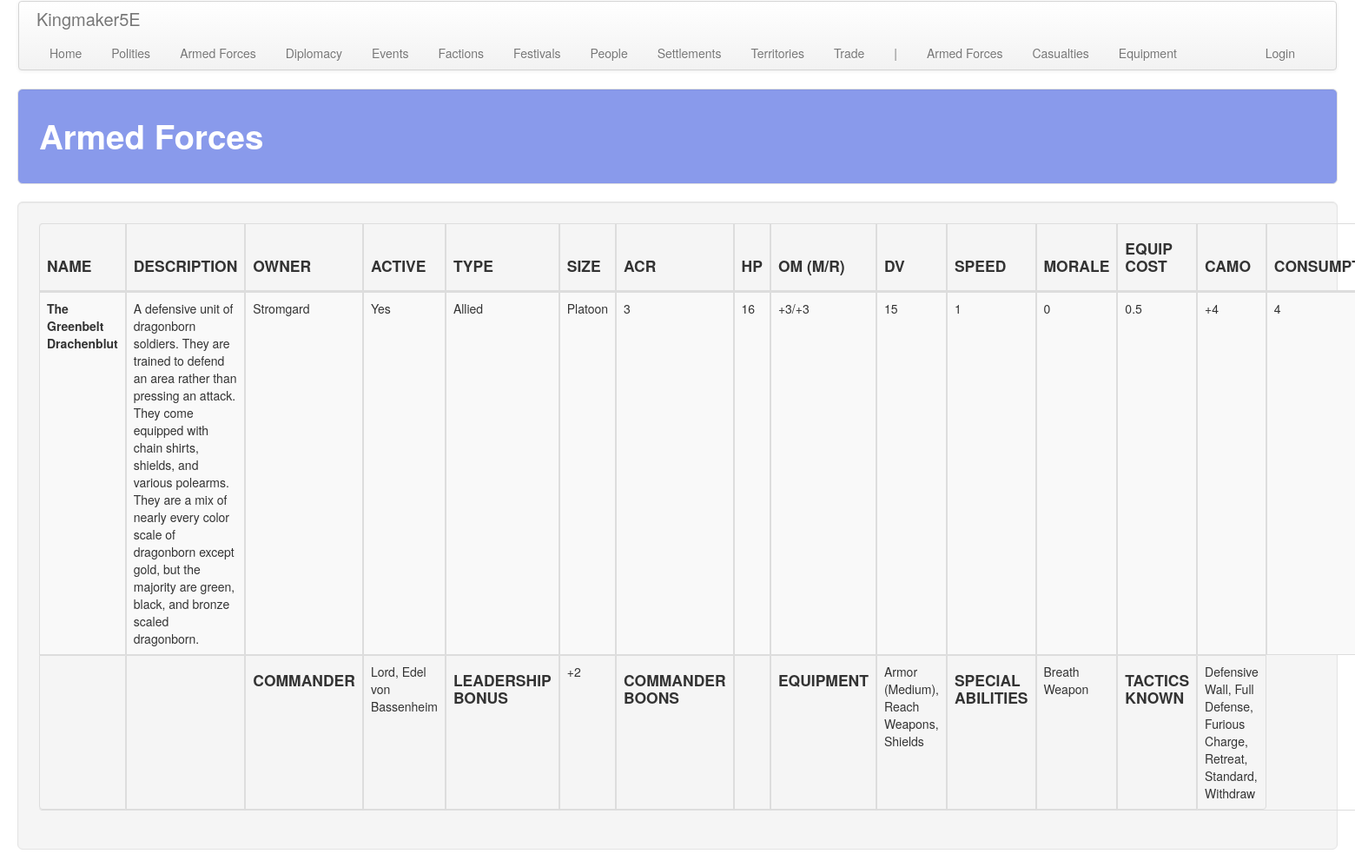
Page /armed_forces/ on the committed database.
### armed_forces/models.py (models this page shows, shortened)
class ArmedForce(models.Model):
    polity = models.ForeignKey(
        'polity.Polity', on_delete=models.CASCADE,
        related_name='armed_force', related_query_name='armed_force'
    )
    active = models.BooleanField(default=True)
    name = models.CharField(max_length=default_max_length)
    desc = models.TextField(blank=True, default='')
    morale = models.IntegerField(default=0)
    speed = models.IntegerField(default=1)
    hit_die = models.IntegerField(default=10)
    type = models.ForeignKey(
        SoldierType, on_delete=models.CASCADE, default=1,
        related_name='armed_force', related_query_name='armed_force',
    )
    size = models.ForeignKey(
        UnitType, on_delete=models.CASCADE, default=1,
        related_name='armed_force', related_query_name='armed_force',
    )
    commander = models.ForeignKey(
        'people.Person', on_delete=models.CASCADE, default=None, null=True, blank=True,
        related_name='armed_force', related_query_name='armed_force',
    )
    equipment = models.ManyToManyField(
        Equipment, related_name='armed_force', related_query_name='armed_force', blank=True,
    )
    special_abilities = models.ManyToManyField(
        SpecialAbility, related_name='armed_force', related_query_name='armed_force', blank=True,
    )
    tactics_known = models.ManyToManyField(
        Tactic, related_name='armed_force', related_query_name='armed_force', blank=True, default=20,
    )
    custom_cr = models.FloatField(null=True, blank=True)
    mount_cr = models.FloatField(null=True, blank=True)

class SoldierType(models.Model):
    name = models.CharField(max_length=default_max_length)
    default_cr = models.FloatField(default=1)
    def __str__(self):
        return self.name

class UnitType(models.Model):
    name = models.CharField(max_length=default_max_length)
    num_soldiers = models.IntegerField(default=1)
    acr_mod = models.IntegerField(default=0)
    equip_cost_mult = models.FloatField(default=1)
    camo_mod = models.IntegerField(default=0)
    def __str__(self):
        return self.name

class SpecialAbility(models.Model):
    name = models.CharField(max_length=default_max_length)
    desc = models.TextField(blank=True)

### polity/models.py (models this page shows, shortened)
class Polity(models.Model):
    name = models.CharField(max_length=default_max_length)
    government = models.ForeignKey(
        Government, on_delete=models.CASCADE,
        related_name='polity', related_query_name='polity')
    alignment_lc = models.ForeignKey(
        AlignmentLC, on_delete=models.CASCADE,
        related_name='polity', related_query_name='polity')
    alignment_ge = models.ForeignKey(
        AlignmentGE, on_delete=models.CASCADE,
        related_name='polity', related_query_name='polity')
    treasury = models.IntegerField(default=0)
    unrest = models.IntegerField(default=0)
    fame = models.IntegerField(default=0)
    infamy = models.IntegerField(default=0)
    desc = models.TextField(default="", blank=True)
    tax_edict = models.ForeignKey(
        'core.TaxEdict', on_delete=models.CASCADE,
        related_name='polity', related_query_name='polity')
    promotion_edict = models.ForeignKey(
        'core.PromotionEdict', on_delete=models.CASCADE,
        related_name='polity', related_query_name='polity')
    holiday_edict = models.ForeignKey(
        'core.HolidayEdict', on_delete=models.CASCADE,
        related_name='polity', related_query_name='polity')
    recruitment_edict = models.ForeignKey(
        'core.RecruitmentEdict', on_delete=models.CASCADE,
        related_name='polity', related_query_name='polity')
    ruler_attribute_1 = models.ForeignKey(
        Attribute, on_delete=models.CASCADE, null=True, blank=True,
        related_name='polity_ruler_1', related_query_name='polity_ruler_1')
    ruler_attribute_2 = models.ForeignKey(
        Attribute, on_delete=models.CASCADE, null=True, blank=True,
        related_name='polity_ruler_2', related_query_name='polity_ruler_2')
    ruler_attribute_3 = models.ForeignKey(
        Attribute, on_delete=models.CASCADE, null=True, blank=True,
        related_name='polity_ruler_3', related_query_name='polity_ruler_3')
    spymaster_attribute = models.ForeignKey(
        Attribute, on_delete=models.CASCADE, null=True, blank=True,
        related_name='polity_spymaster', related_query_name='polity_spymaster')

### people/models.py (models this page shows, shortened)
class Person(models.Model):
    first_name = models.CharField(max_length=default_max_length)
    middle_name = models.CharField(max_length=default_max_length, blank=True)
    last_name = models.CharField(max_length=default_max_length, blank=True)
    gender = models.ForeignKey(
        Gender, on_delete=models.CASCADE, related_name='person', related_query_name='person')
    noble_rank = models.ForeignKey(
        NobleRank, on_delete=models.CASCADE, related_name='person', related_query_name='person',
        blank=True, null=True
    )
    awards = models.ManyToManyField(
        Award, blank=True,
        related_name='person', related_query_name='person',
    )
    hit_dice = models.IntegerField(default=1)
    str = models.IntegerField(default=10)
    dex = models.IntegerField(default=10)
    con = models.IntegerField(default=10)
    int = models.IntegerField(default=10)
    wis = models.IntegerField(default=10)
    cha = models.IntegerField(default=10)
    notes = models.TextField(blank=True)
    polity = models.ForeignKey(
        'polity.Polity', on_delete=models.CASCADE,
        related_name='person', related_query_name='person'
    )
    leadership_role = models.ForeignKey(
        LeadershipRole, on_delete=models.CASCADE, blank=True, null=True,
        related_name='person', related_query_name='person'
    )
    boons = models.ManyToManyField(
        'armed_forces.Boon', blank=True,
        related_name='person', related_query_name='person',
    )

class NobleRank(models.Model):
    rank = models.CharField(max_length=default_max_length)
    male_title = models.CharField(max_length=default_max_length)
    female_title = models.CharField(max_length=default_max_length)
    male_honorific = models.CharField(max_length=default_max_length)
    female_honorific = models.CharField(max_length=default_max_length)
    desc = models.TextField(blank=True)

### armed_forces/views.py (the view)
# urls.py: path('', views.armed_forces, name='armed_forces'),
def armed_forces(request):
    obj_plural_s = a_plural
    obj_plural = a_plural.replace(' ', '_')
    items = a_obj.objects.order_by('polity__name', 'name')
    for armed_force in items:
        get_armed_force_details(armed_force)
    return render(
        request, '%s/%s.html' % (app_name, obj_plural),
        {'title': obj_plural_s.title(), obj_plural: items}
    )

### common/military.py (called while the page is built)
def determine_acr(cr, acr_mod):
    steps = acr_mod
    acr = cr
    while steps != 0:
        if steps > 0 and acr >= 1:
            acr += steps
            break
        elif steps < 0 and ((acr + steps) >= 1):
            acr += steps
            break
        elif steps > 0 and acr < 1:
            steps -= 1
            acr = acr * 2
        elif steps < 0 and ((acr - 1) >= 1):
            steps += 1
            acr -= 1
        elif steps < 0 and acr > 0.125:
            steps += 1
            acr = acr/2
        elif steps == 0:
            break
        else:
            acr = 0
            break
    return acr

def get_equipment_details(equipment):
    reqs = []
    for requirement in equipment.requirements.all():
        reqs.append(requirement.name)
    equipment.requirements_string = ', '.join(reqs)
    equipment.om_melee_mod_string = get_signed_number(equipment.om_melee_mod + equipment.om_mod)['s']
    equipment.om_ranged_mod_string = get_signed_number(equipment.om_ranged_mod + equipment.om_mod)['s']
    equipment.om_mod_string = "%s/%s" % (equipment.om_melee_mod_string, equipment.om_ranged_mod_string)
    equipment.dv_mod_string = get_signed_number(equipment.dv_mod)['s']
    equipment.speed_mod_string = get_signed_number(equipment.speed_mod)['s']
    equipment.morale_mod_string = get_signed_number(equipment.morale_mod)['s']
    return {'equipment': equipment}

### common/utils.py (called while the page is built)
def get_ability_score_mod(score):
    mod = 0
    if score in [12, 13]: mod = 1
    elif score in [14, 15]: mod = 2
    elif score in [16, 17]: mod = 3
    elif score in [18, 19]: mod = 4
    elif score in [20, 21]: mod = 5
    elif score in [8, 9]: mod = -1
    elif score in [6, 7]: mod = -2
    elif score in [4, 5]: mod = -3
    elif score in [2, 3]: mod = -4
    elif score in [1]: mod = -5
    elif score in [22, 23]: mod = 6
    elif score in [24, 25]: mod = 7
    elif score in [26, 27]: mod = 8
    return {'mod': mod}

def get_signed_number(number):
    if number >= 0:
        s = '+%s' % number
    else:
        s = '-%s' % abs(number)
    return {'s': s}

def get_mixed_number_string(num):
    if num == 0:
        s = '0'
    elif num < 1:
        s = '%s/%s' % float(num).as_integer_ratio()
    else:
        s = '%s' % int(num)
    return s

### armed_forces/templates/armed_forces/armed_forces.html (shortened to what this page needs)
<!DOCTYPE html>
{% extends 'armed_forces/base.html' %}
{% load staticfiles %}
{% block table_header %}
    <th class="th_ccell"><h4>NAME</h4></th>
    <th class="th_ccell"><h4>DESCRIPTION</h4></th>
    <th class="th_ccell"><h4>OWNER</h4></th>
    <th class="th_ccell"><h4>ACTIVE</h4></th>
    <th class="th_ccell"><h4>TYPE</h4></th>
    <th class="th_ccell"><h4>SIZE</h4></th>
    <th class="th_ccell"><h4>ACR</h4></th>
    <th class="th_ccell"><h4>HP</h4></th>
    <th class="th_ccell"><h4>OM (M/R)</h4></th>
    <th class="th_ccell"><h4>DV</h4></th>
    <th class="th_ccell"><h4>SPEED</h4></th>
    <th class="th_ccell"><h4>MORALE</h4></th>
    <th class="th_ccell"><h4>EQUIP COST</h4></th>
    <th class="th_ccell"><h4>CAMO</h4></th>
    <th class="th_ccell"><h4>CONSUMPTION</h4></th>
{% endblock %}
{% block table_body %}
    {% for armed_force in armed_forces %}
        <tr>
            <td class="tb_ccell"><b>{{ armed_force.name }}</b></td>
            <td class="tb_ccell">{{ armed_force.desc }}</td>
            <td class="tb_lcell">{{ armed_force.polity.name }}</td>
            <td class="tb_lcell">
                {% if armed_force.active %}
                    Yes
                {% else %}
                    In Reserve
                {% endif %}
            </td>
            <td class="tb_ccell">{{ armed_force.type }}</td>
            <td class="tb_ccell">{{ armed_force.size }}</td>
            <td class="tb_ccell">{{ armed_force.acr_string }}</td>
            <td class="tb_ccell">{{ armed_force.hp }}</td>
            <td class="tb_ccell">{{ armed_force.om_string }}</td>
            <td class="tb_ccell">{{ armed_force.dv }}</td>
            <td class="tb_ccell">{{ armed_force.speed }}</td>
            <td class="tb_ccell">{{ armed_force.morale }}</td>
            <td class="tb_ccell">{{ armed_force.equip_cost_mult }}</td>
            <td class="tb_ccell">
                {% if armed_force.camo_mod == 0 %}
                    N/A
                {% else %}
                    {{ armed_force.camo_mod_string }}
                {% endif %}
            </td>
            <td class="tb_ccell">{{ armed_force.consumption }}</td>
        </tr>
        <tr>
            <td></td>
            <td></td>
            <td><h4>COMMANDER</h4></td>
            <td>
                {% if armed_force.commander %}
                    {% if armed_force.commander.noble_rank is not None %}
                        {% if armed_force.commander.gender.name == "Female" %}
                            {{ armed_force.commander.noble_rank.female_honorific }},
                        {% else %}
                            {{ armed_force.commander.noble_rank.male_honorific }},
                        {% endif %}
                    {% endif %}
                    {% if armed_force.commander.noble_rank is not None %}
                        {% if armed_force.commander.gender.name == "Female" %}
                            {{ armed_force.commander.noble_rank.female_title }}
                        {% else %}
                            {{ armed_force.commander.noble_rank.male_title }}
                        {% endif %}
                    {% endif %}
                    {{ armed_force.commander.last_name }}
                {% else %}
                    None
                {% endif %}
            </td>
            <td><h4>LEADERSHIP BONUS</h4></td>
            <td>{{ armed_force.leadership_bonus_string }}</td>
            <td><h4>COMMANDER BOONS</h4></td>
            <td>{{ armed_force.commander_boons }}</td>
            <td><h4>EQUIPMENT</h4></td>
            <td>{{ armed_force.equipment_string }}</td>
            <td><h4>SPECIAL ABILITIES</h4></td>
            <td>{{ armed_force.special_abilities_string }}</td>
            <td><h4>TACTICS KNOWN</h4></td>
            <td>{{ armed_force.tactics_known_string }}</td>
        </tr>
    {% endfor %}
{% endblock %}

### static/css/custom.css (style rules this page uses)
.th_ccell { text-align: center; padding: 20px 20px 20px 20px; }
.tb_ccell { text-align: center; padding: 20px 20px 20px 20px; }
.tb_lcell { text-align: left; padding: 20px 20px 20px 20px; }

### rows in the picture
ArmedForce: name "The Greenbelt Drachenblut", desc "A defensive unit of dragonborn soldiers. They are trained to defend an area rather than pressing an attack. They come equipped with chain shirts, shields, and various polearms. They are a mix of nearly every color scale of dragonborn except gold, but the majority are green, black, and bronze scaled dragonborn.", polity.name "Stromgard", active "Yes", type "Allied", size "Platoon", acr_string "3", hp "16", om_string "+3/+3", dv "15", speed "1", morale "0", equip_cost_mult "0.5", camo_mod_string "+4", consumption "4", commander.noble_rank.male_honorific "Lord", commander.noble_rank.male_title "Edel", commander.last_name "von Bassenheim", leadership_bonus_string "+2", equipment_string "Armor (Medium), Reach Weapons, Shields", special_abilities_string "Breath Weapon", tactics_known_string "Defensive Wall, Full Defense, Furious Charge, Retreat, Standard, Withdraw"

### other values in the picture
{{ title }} "Armed Forces"
